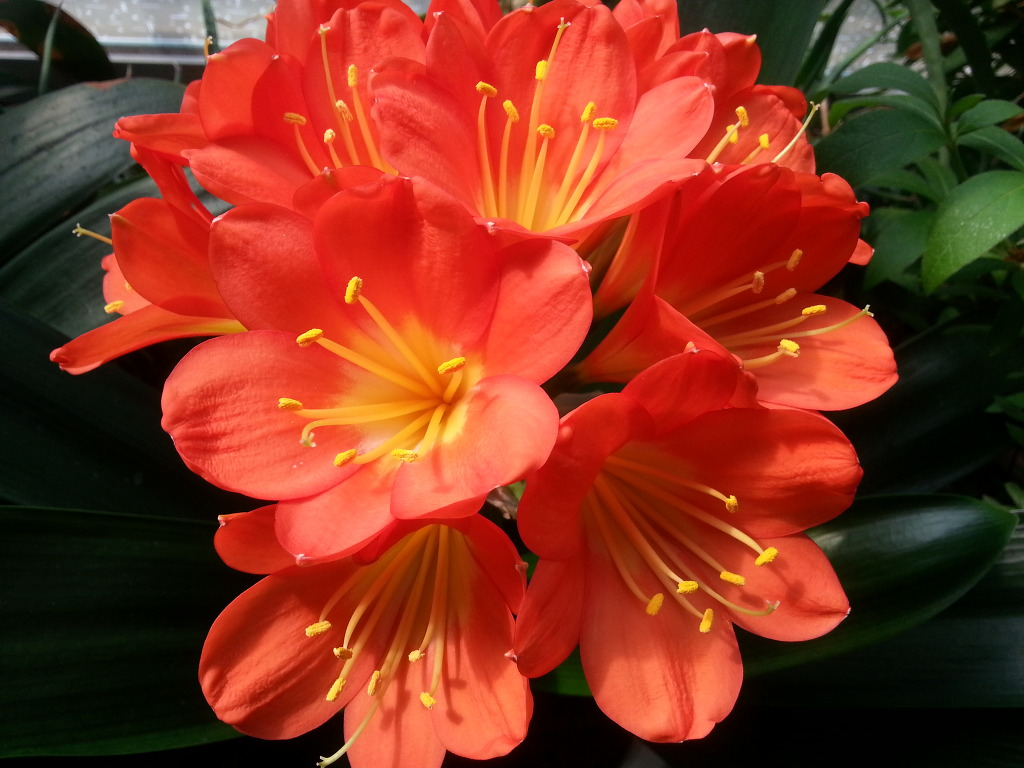
#> input picture OpenCV_code/flower1.jpg, 1024 x 768 px
$ python 502_bit_image_operation.py
#> lines starting #> are read from the running program, lines starting #| are printed output that depends on the picture
import cv2


img1 = cv2.imread("flower1.jpg",cv2.IMREAD_COLOR)
#> img1 is the input picture: shape (768, 1024, 3); mean B, G, R 32.3, 52.2, 135.2
img2 = cv2.imread("flower2.jpg",cv2.IMREAD_COLOR)
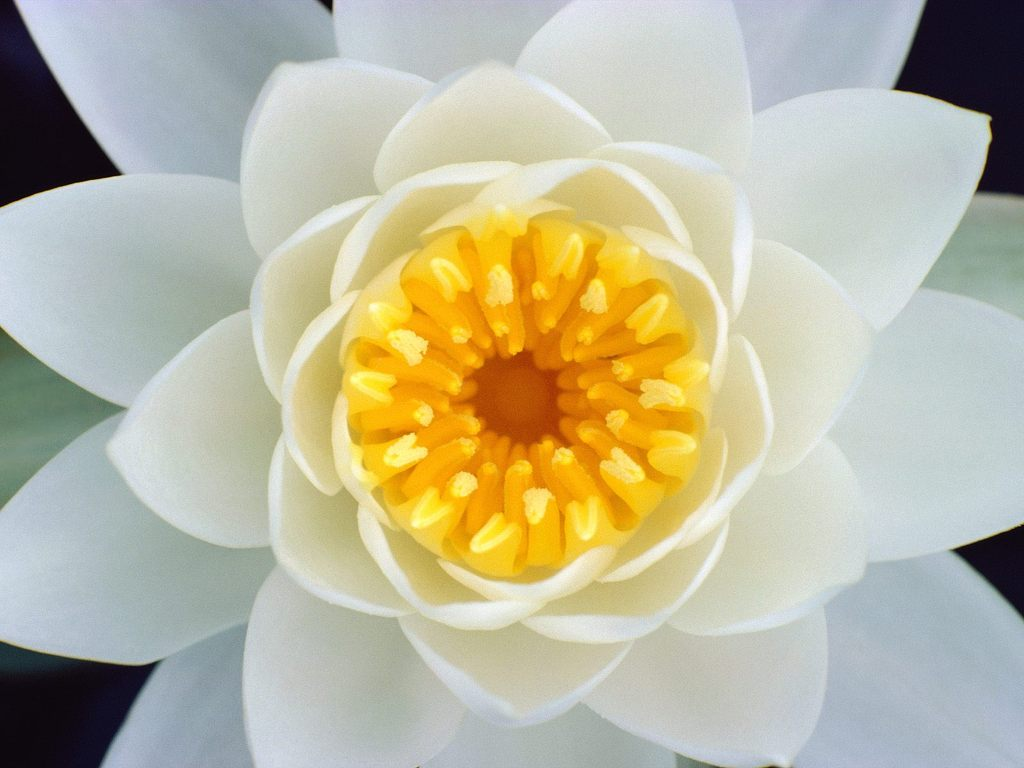
#> input picture OpenCV_code/flower2.jpg, 1024 x 768 px
#> img2 is the input picture: shape (768, 1024, 3); mean B, G, R 158.5, 184.1, 188.1
img_NOT = cv2.bitwise_not(img1)
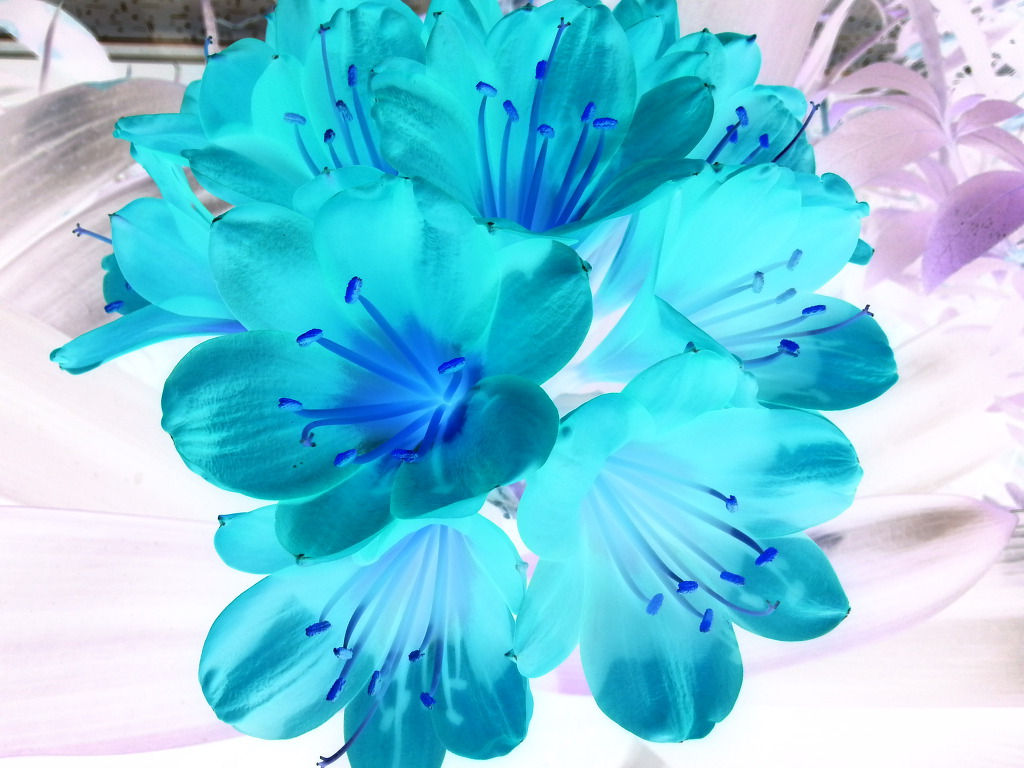
#> img_NOT: shape (768, 1024, 3); mean B, G, R 222.7, 202.8, 119.8
img_AND = cv2.bitwise_and(img1, img2)
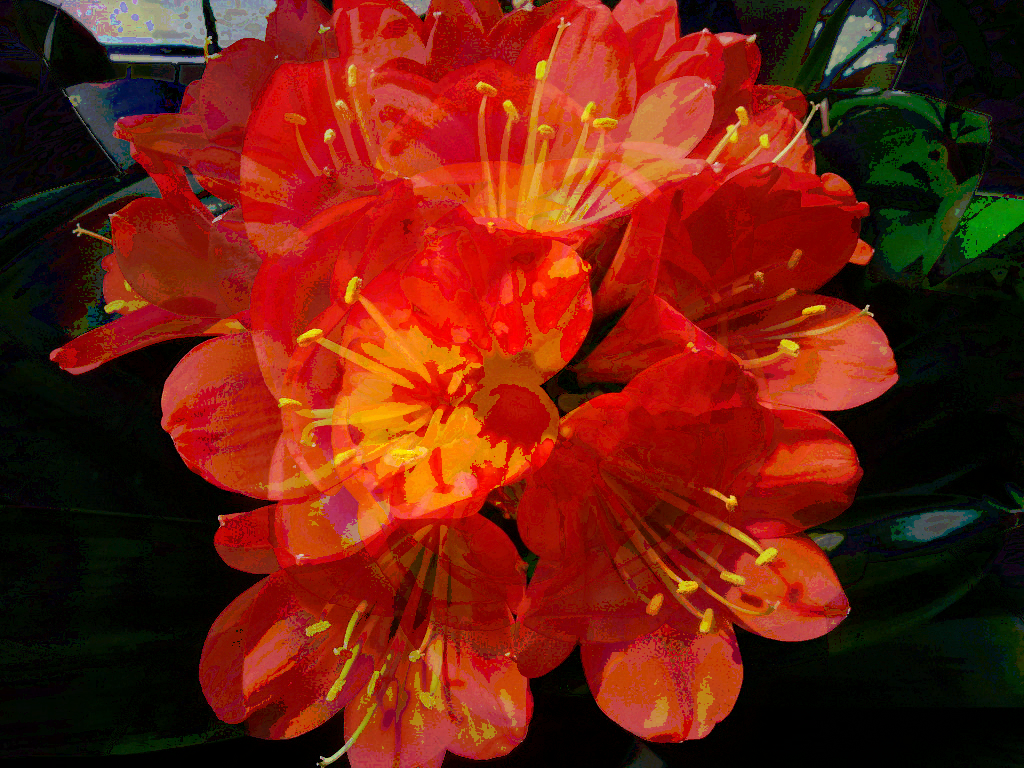
#> img_AND: shape (768, 1024, 3); mean B, G, R 15.2, 31.4, 110.9
img_OR = cv2.bitwise_or(img1, img2)
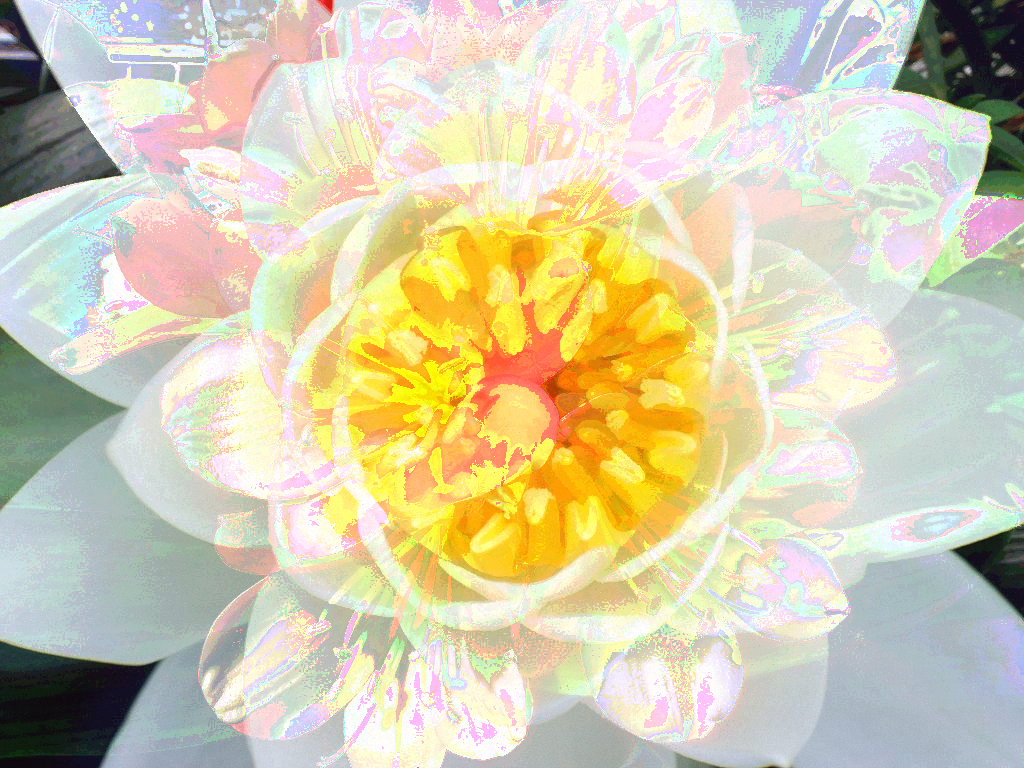
#> img_OR: shape (768, 1024, 3); mean B, G, R 175.6, 204.9, 212.4
cv2.imshow('bit_NOT',img_NOT)
cv2.imshow('bit_AND',img_AND)
cv2.imshow('bit_OR',img_OR)
cv2.waitKey(0)
cv2.destroyAllWindows()
